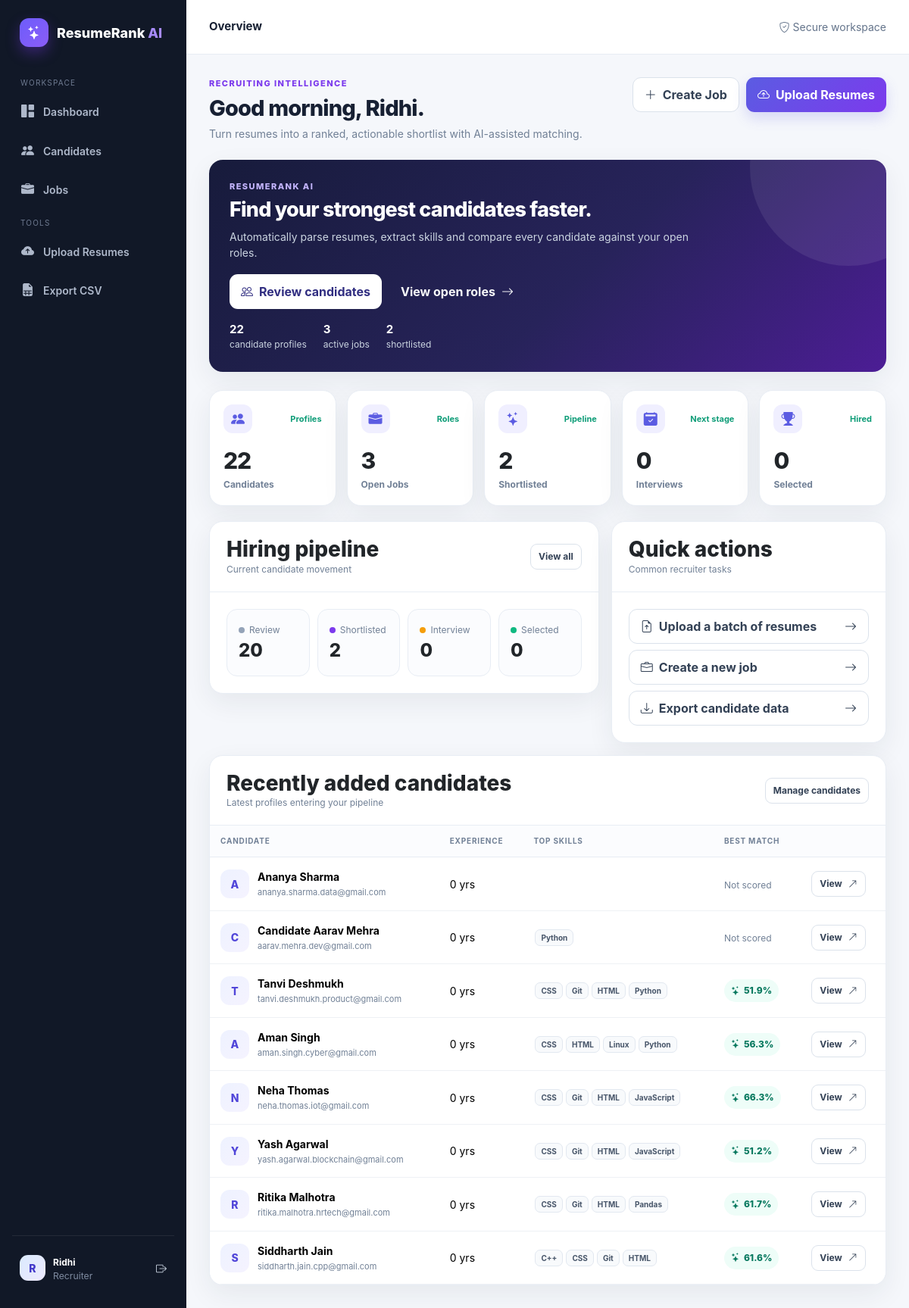
Screenshot of / (signed in) with the database file from the repository.
### tables this page shows
CREATE TABLE user (
                id INTEGER PRIMARY KEY AUTOINCREMENT,
                name TEXT NOT NULL,
                email TEXT NOT NULL UNIQUE,
                password_hash TEXT NOT NULL
            );

CREATE TABLE candidate (
                id INTEGER PRIMARY KEY AUTOINCREMENT,
                name TEXT NOT NULL,
                email TEXT,
                phone TEXT,
                location TEXT,
                linkedin TEXT,
                github TEXT,
                education TEXT,
                graduation_year INTEGER,
                experience_years REAL DEFAULT 0,
                experience_text TEXT,
                projects TEXT,
                certifications TEXT,
                resume_hash TEXT UNIQUE,
                created_at TEXT NOT NULL
            );

CREATE TABLE skill (
                id INTEGER PRIMARY KEY AUTOINCREMENT,
                name TEXT NOT NULL UNIQUE,
                category TEXT
            );

CREATE TABLE application (
                id INTEGER PRIMARY KEY AUTOINCREMENT,
                candidate_id INTEGER NOT NULL,
                job_id INTEGER NOT NULL,
                match_score REAL DEFAULT 0,
                skill_score REAL DEFAULT 0,
                semantic_score REAL DEFAULT 0,
                experience_score REAL DEFAULT 0,
                education_score REAL DEFAULT 0,
                preferred_score REAL DEFAULT 0,
                certification_score REAL DEFAULT 0,
                matched_skills TEXT DEFAULT '',
                missing_skills TEXT DEFAULT '',
                status TEXT DEFAULT 'Review',
                recruiter_notes TEXT DEFAULT '',
                created_at TEXT NOT NULL,
                UNIQUE(candidate_id, job_id),
                FOREIGN KEY(candidate_id) REFERENCES candidate(id) ON DELETE CASCADE,
                FOREIGN KEY(job_id) REFERENCES job(id) ON DELETE CASCADE
            );

### app/routes/dashboard.py (the view)
@dashboard_bp.route("/")
@login_required
def index():
    total_candidates = Candidate.query.count()
    total_jobs = Job.query.count()
    shortlisted = Application.query.filter_by(status="Shortlisted").count()
    interviews = Application.query.filter_by(status="Interview").count()
    selected = Application.query.filter_by(status="Selected").count()
    recent = Candidate.query.order_by(Candidate.created_at.desc()).limit(8).all()
    return render_template(
        "dashboard.html",
        total_candidates=total_candidates,
        total_jobs=total_jobs,
        shortlisted=shortlisted,
        interviews=interviews,
        selected=selected,
        recent=recent
    )

### app/__init__.py (called while the page is built)
def _where(filters):
    if not filters:
        return "", []
    clauses, params = [], []
    for key, value in filters:
        clauses.append(f"{key} = ?")
        params.append(value)
    return " WHERE " + " AND ".join(clauses), params

def _fetch_all(model, filters, order, limit_value):
    where, params = _where(filters)
    sql = f"SELECT * FROM {model._table}{where}"
    if order:
        direction, name = order
        sql += f" ORDER BY {name} {direction}"
    if limit_value is not None:
        sql += f" LIMIT {int(limit_value)}"
    with db.connect() as conn:
        rows = conn.execute(sql, params).fetchall()
    return [model._from_row(row) for row in rows]

    def __get__(self, instance, owner):
        if instance is None:
            return self
        return instance.__dict__.get(self.name)

    def __set__(self, instance, value):
        instance.__dict__[self.name] = value
        session = globals().get("db")
        if session is not None and getattr(instance, "id", None) is not None:
            try: db.session.dirty.add(instance)
            except AttributeError: pass

    def desc(self):
        return ("DESC", self.name)

    def filter_by(self, **kwargs):
        return _Query(self.model, self.filters + list(kwargs.items()), self.order, self.limit_value)

    def order_by(self, field):
        direction, name = field if isinstance(field, tuple) else ("ASC", field.name)
        return _Query(self.model, self.filters, (direction, name), self.limit_value)

    def limit(self, n):
        return _Query(self.model, self.filters, self.order, n)

    def all(self):
        return _fetch_all(self.model, self.filters, self.order, self.limit_value)

    def first(self):
        rows = self.limit(1).all()
        return rows[0] if rows else None

    def count(self):
        where, params = _where(self.filters)
        sql = f"SELECT COUNT(*) FROM {self.model._table}{where}"
        with db.connect() as conn:
            return int(conn.execute(sql, params).fetchone()[0])

    def __get__(self, instance, owner):
        return _Query(owner)

    def get(self, model, object_id):
        return _Query(model).filter_by(id=object_id).first()

    def connect(self):
        conn = sqlite3.connect(DB_PATH)
        conn.row_factory = sqlite3.Row
        conn.execute("PRAGMA foreign_keys = ON")
        return conn

### app/models/application.py (called while the page is built)
    @classmethod
    def _from_row(cls,row): return cls(id=row["id"],**{f:row[f] for f in cls._fields})

### app/templates/dashboard.html
{% extends "base.html" %}
{% block title %}Dashboard · ResumeRank AI{% endblock %}{% block top_title %}Overview{% endblock %}
{% block content %}
<div class="page-head"><div><div class="eyebrow">Recruiting intelligence</div><h1 class="page-title">Good morning, {{ current_user.name.split(' ')[0] }}.</h1><p class="page-subtitle">Turn resumes into a ranked, actionable shortlist with AI-assisted matching.</p></div><div class="actions"><a class="btn btn-outline-secondary" href="{{ url_for('jobs.new_job') }}"><i class="bi bi-plus-lg"></i>Create Job</a><a class="btn btn-primary" href="{{ url_for('resumes.upload') }}"><i class="bi bi-cloud-arrow-up"></i>Upload Resumes</a></div></div>
<div class="card hero mb-4"><div class="eyebrow">ResumeRank AI</div><h2>Find your strongest candidates faster.</h2><p>Automatically parse resumes, extract skills and compare every candidate against your open roles.</p><div class="actions"><a class="btn btn-light" href="{{ url_for('resumes.list_resumes') }}"><i class="bi bi-people"></i>Review candidates</a><a class="btn btn-outline-light" href="{{ url_for('jobs.list_jobs') }}">View open roles <i class="bi bi-arrow-right"></i></a></div><div class="hero-meta mt-3"><span><strong>{{ total_candidates }}</strong><br>candidate profiles</span><span><strong>{{ total_jobs }}</strong><br>active jobs</span><span><strong>{{ shortlisted }}</strong><br>shortlisted</span></div></div>
<div class="stat-grid">
{% for icon,label,value,trend in [('bi-people-fill','Candidates',total_candidates,'Profiles'),('bi-briefcase-fill','Open Jobs',total_jobs,'Roles'),('bi-stars','Shortlisted',shortlisted,'Pipeline'),('bi-calendar2-check-fill','Interviews',interviews,'Next stage'),('bi-trophy-fill','Selected',selected,'Hired')] %}
<div class="card stat-card"><div class="stat-top"><span class="stat-icon"><i class="bi {{ icon }}"></i></span><span class="stat-trend">{{ trend }}</span></div><div class="stat-value">{{ value }}</div><div class="stat-label">{{ label }}</div></div>
{% endfor %}</div>
<div class="row g-3">
<div class="col-lg-7"><div class="card section-card"><div class="section-head"><div><h3 class="section-title">Hiring pipeline</h3><div class="section-muted">Current candidate movement</div></div><a class="btn btn-sm btn-outline-secondary" href="{{ url_for('resumes.list_resumes') }}">View all</a></div><div class="card-body"><div class="pipeline"><div class="pipeline-item"><span class="dot review"></span><span class="section-muted">Review</span><div class="num">{{ total_candidates - shortlisted - interviews - selected if total_candidates >= shortlisted + interviews + selected else 0 }}</div></div><div class="pipeline-item"><span class="dot short"></span><span class="section-muted">Shortlisted</span><div class="num">{{ shortlisted }}</div></div><div class="pipeline-item"><span class="dot interview"></span><span class="section-muted">Interview</span><div class="num">{{ interviews }}</div></div><div class="pipeline-item"><span class="dot selected"></span><span class="section-muted">Selected</span><div class="num">{{ selected }}</div></div></div></div></div></div>
<div class="col-lg-5"><div class="card section-card h-100"><div class="section-head"><div><h3 class="section-title">Quick actions</h3><div class="section-muted">Common recruiter tasks</div></div></div><div class="card-body"><div class="d-grid gap-2"><a class="btn btn-outline-secondary justify-content-start" href="{{ url_for('resumes.upload') }}"><i class="bi bi-file-earmark-arrow-up"></i> Upload a batch of resumes <i class="bi bi-arrow-right ms-auto"></i></a><a class="btn btn-outline-secondary justify-content-start" href="{{ url_for('jobs.new_job') }}"><i class="bi bi-briefcase"></i> Create a new job <i class="bi bi-arrow-right ms-auto"></i></a><a class="btn btn-outline-secondary justify-content-start" href="{{ url_for('reports.export_csv') }}"><i class="bi bi-download"></i> Export candidate data <i class="bi bi-arrow-right ms-auto"></i></a></div></div></div></div>
</div>
<div class="card section-card mt-3"><div class="section-head"><div><h3 class="section-title">Recently added candidates</h3><div class="section-muted">Latest profiles entering your pipeline</div></div><a class="btn btn-sm btn-outline-secondary" href="{{ url_for('resumes.list_resumes') }}">Manage candidates</a></div><div class="table-wrap"><table class="table align-middle"><thead><tr><th>Candidate</th><th>Experience</th><th>Top skills</th><th>Best match</th><th></th></tr></thead><tbody>
{% for c in recent %}{% set best = c.applications|sort(attribute='match_score', reverse=true)|first if c.applications else none %}<tr><td><div class="candidate-cell"><div class="candidate-avatar">{{ (c.name or 'C')[:1]|upper }}</div><div><div class="candidate-name">{{ c.name }}</div><div class="candidate-meta">{{ c.email or 'Email not found' }}</div></div></div></td><td>{{ c.experience_years or 0 }} yrs</td><td>{% for s in c.skills[:4] %}<span class="badge badge-skill">{{ s.name }}</span>{% endfor %}</td><td>{% if best %}<span class="score-pill"><i class="bi bi-stars"></i>{{ '%.1f'|format(best.match_score) }}%</span>{% else %}<span class="section-muted">Not scored</span>{% endif %}</td><td><a class="btn btn-sm btn-outline-secondary" href="{{ url_for('resumes.detail',candidate_id=c.id) }}">View <i class="bi bi-arrow-up-right"></i></a></td></tr>{% else %}<tr><td colspan="5"><div class="empty"><i class="bi bi-person-plus"></i>No candidates yet. Upload your first batch to get started.</div></td></tr>{% endfor %}
</tbody></table></div></div>
{% endblock %}

### app/templates/base.html (shortened to what this page needs)
<!doctype html>
<html lang="en">
<head>
<link href="https://cdn.jsdelivr.net/npm/bootstrap@5.3.3/dist/css/bootstrap.min.css" rel="stylesheet">
<link rel="stylesheet" href="https://cdn.jsdelivr.net/npm/bootstrap-icons@1.11.3/font/bootstrap-icons.min.css">
<link rel="stylesheet" href="{{ url_for('static', filename='css/style.css') }}">
</head>
<body>
{% if current_user.is_authenticated %}
<div class="app-shell">
<aside class="sidebar">
  <a class="brand" href="{{ url_for('dashboard.index') }}"><span class="brand-mark"><i class="bi bi-stars"></i></span><span>ResumeRank <span style="color:#a78bfa">AI</span></span></a>
  <div class="nav-label">Workspace</div>
  <nav class="side-nav">
    <a href="{{ url_for('dashboard.index') }}"><i class="bi bi-grid-1x2-fill"></i>Dashboard</a>
    <a href="{{ url_for('resumes.list_resumes') }}"><i class="bi bi-people-fill"></i>Candidates</a>
    <a href="{{ url_for('jobs.list_jobs') }}"><i class="bi bi-briefcase-fill"></i>Jobs</a>
  </nav>
  <div class="nav-label">Tools</div>
  <nav class="side-nav">
    <a href="{{ url_for('resumes.upload') }}"><i class="bi bi-cloud-arrow-up-fill"></i>Upload Resumes</a>
    <a href="{{ url_for('reports.export_csv') }}"><i class="bi bi-file-earmark-spreadsheet-fill"></i>Export CSV</a>
  </nav>
  <div class="sidebar-bottom"><div class="user-mini"><div class="avatar">{{ (current_user.name or 'R')[:1]|upper }}</div><div><strong style="color:#fff;font-size:12px">{{ current_user.name }}</strong><small>Recruiter</small></div><a class="ms-auto" href="{{ url_for('auth.logout') }}" title="Logout"><i class="bi bi-box-arrow-right"></i></a></div></div>
</aside>
<div class="main">
<header class="topbar"><div class="topbar-title">{% block top_title %}Recruiting workspace{% endblock %}</div><div class="topbar-spacer"></div><span class="top-link"><i class="bi bi-shield-check"></i> Secure workspace</span></header>
<main class="page">
{% block content %}{% endblock %}
</main></div></div>
{% else %}
{% with messages = get_flashed_messages(with_categories=true) %}{% for category,message in messages %}<div class="container mt-3"><div class="alert alert-{{ category }}">{{ message }}</div></div>{% endfor %}{% endwith %}
{% block auth_content %}{% endblock %}
{% endif %}
</body></html>

### rows the page displays
user: name "R", name "Ridhi"
candidate: name "A", name "Ananya Sharma", email "ananya.sharma.data@gmail.com", experience_years "0"
candidate: name "C", name "Candidate Aarav Mehra", email "aarav.mehra.dev@gmail.com", experience_years "0"
skill: name "Python" "Python" "Python"
candidate: name "T", name "Tanvi Deshmukh", email "tanvi.deshmukh.product@gmail.com", experience_years "0"
skill: name "CSS" "CSS" "CSS" "CSS" "CSS" "CSS"
skill: name "Git" "Git" "Git" "Git" "Git"
skill: name "HTML" "HTML" "HTML" "HTML" "HTML" "HTML"
application: match_score "51.9"
candidate: name "A", name "Aman Singh", email "aman.singh.cyber@gmail.com", experience_years "0"
skill: name "Linux"
application: match_score "56.3"
candidate: name "N", name "Neha Thomas", email "neha.thomas.iot@gmail.com", experience_years "0"
skill: name "JavaScript" "JavaScript"
application: match_score "66.3"
candidate: name "Y", name "Yash Agarwal", email "yash.agarwal.blockchain@gmail.com", experience_years "0"
application: match_score "51.2"
candidate: name "R", name "Ritika Malhotra", email "ritika.malhotra.hrtech@gmail.com", experience_years "0"
skill: name "Pandas"
application: match_score "61.7"
candidate: name "S", name "Siddharth Jain", email "siddharth.jain.cpp@gmail.com", experience_years "0"
skill: name "C++"
application: match_score "61.6"

### other values shown
{{ total_candidates }} "22"
{{ total_jobs }} "3"
{{ shortlisted }} "2"
{{ trend }} "Profiles" "Roles" "Pipeline" "Next stage" "Hired"
{{ value }} "22" "3" "2" "0" "0"
{{ label }} "Candidates" "Open Jobs" "Shortlisted" "Interviews" "Selected"
{{ interviews }} "0"
{{ selected }} "0"
